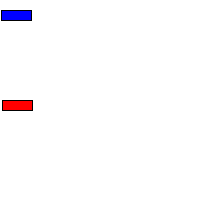
Frame 1 (no input)
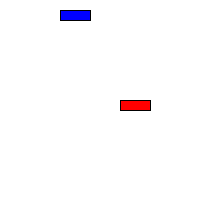
Frame 60 (the mouse pressed at the canvas centre just before this capture)
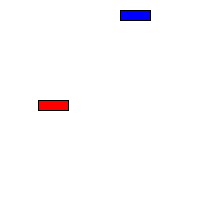
Frame 120 (the mouse held since frame 60 and released just before this capture)

The Processing sketch that drew these frames (run headless with seeded random() and noise(); from frame 60 on, the mouse is pressed at the canvas centre):

// Processing sketch: clase09e03
// ── clase09e03.pde
// Ejemplo con dos objetos
Car myCar1;
Car myCar2;

void setup() {    
  size(200, 200);

  // Argumentos del constructor
  myCar1 = new Car(color(255, 0, 0), 0, 100, 2); 
  myCar2 = new Car(color(0, 0, 255), 0, 10, 1);
}    

void draw() {    
  background(255);   
  myCar1.drive();
  myCar1.display();
  myCar2.drive();
  myCar2.display();
}

class Car {
  color c;
  float x;
  float y;
  float speed;

  Car (color tempC, float tempXpos, float tempYpos, float tempXspeed) {
    c = tempC;
    x = tempXpos;
    y = tempYpos;
    speed = tempXspeed;
  }

  void drive() {
    x = x + speed;
    if (x > width) {
      x = 0;
    }
  }

  void display() {
    fill(c);
    rect(x, y, 30, 10);
  }
}
